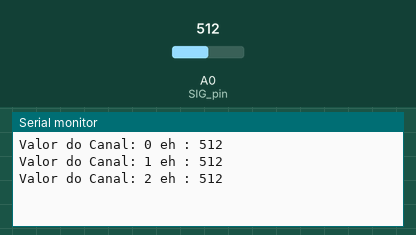
Simulated run of this sketch. Board: Arduino Uno, built with avr-gcc and run on an emulated ATmega328P. Shown: the last lines printed to the serial monitor. Inputs (shaded band) come from the test bench; at power-on: A0 (SIG_pin) = 512.

Above: at 1.3 s.
1.4 s: A0 (SIG_pin) set to 716
At 1.9 s:
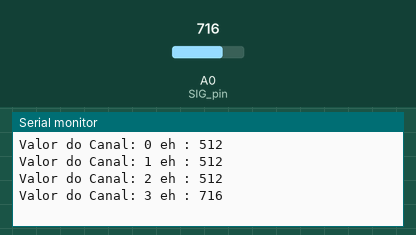
2.9 s: A0 (SIG_pin) set to 900
At 3.4 s:
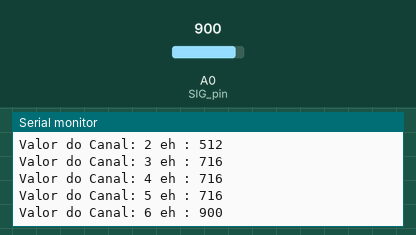
Timing chart, 0 to 5.9 s (numbered marks = the images above; inputs shaded):
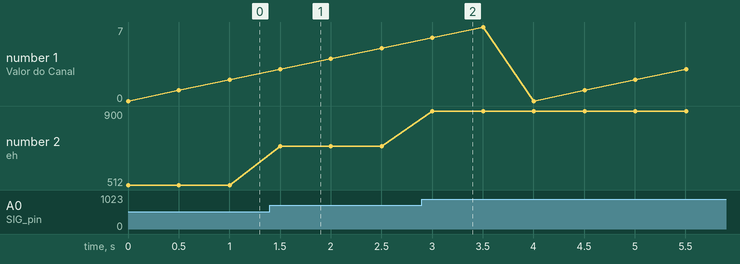

The sketch:

expansor_analogico_funcionando.ino
```cpp
//Mux control pins
int s0 = 5;
int s1 = 6;
int s2 = 7;

//Mux in "SIG" pin
int SIG_pin = 0;


void setup(){
  pinMode(s0, OUTPUT);
  pinMode(s1, OUTPUT);
  pinMode(s2, OUTPUT);

  digitalWrite(s0, LOW);
  digitalWrite(s1, LOW);
  digitalWrite(s2, LOW);

  Serial.begin(9600);
}


void loop(){

  //Loop through and read all 16 values
  //Reports back Value at channel 6 is: 346

  for(int i = 0; i < 8; i ++){
    Serial.print("Valor do Canal: ");
    Serial.print(i);
    Serial.print(" eh : ");
    Serial.println(readMux(i));
    delay(500);
  }


}


int readMux(int channel){
  int controlPin[] = {s0, s1, s2};

  int muxChannel[8][3]={
    {0,0,0}, //channel 0
    {1,0,0}, //channel 1
    {0,1,0}, //channel 2
    {1,1,0}, //channel 3
    {0,0,1}, //channel 4
    {1,0,1}, //channel 5
    {0,1,1}, //channel 6
    {1,1,1}  //channel 7
  };

  //loop through the 4 sig
  for(int i = 0; i < 3; i ++){
    digitalWrite(controlPin[i], muxChannel[channel][i]);
  }

  //read the value at the SIG pin
  int val = analogRead(SIG_pin);

  //return the value
  return val;
}
```

Measured:
- after the input at 1.4 s, the serial monitor: prints a new line after 0.10 s (image 1)
- after the input at 2.9 s, the serial monitor: prints a new line after 0.10 s (image 2)
- plotted number 2: 512 → 716 after the input at 1.4 s, 716 → 900 after the input at 2.9 s
